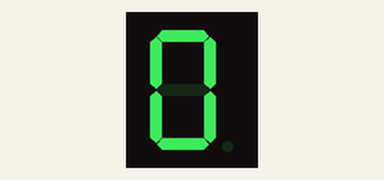
Recording of a sketch running on a simulated Arduino Uno, built with avr-gcc and run on an emulated ATmega328P. On the bench: 1-digit seven-segment display. Wiring (inferred from the names in the program): 1-digit 7-segment display, segments lit when HIGH: segments pin 6, pin 5, pin 4, pin 3, pin 2, pin 1, pin 0. The segment pins are drawn as the display they are named for.

Above: at 0.1 s.
At 0.6 s:
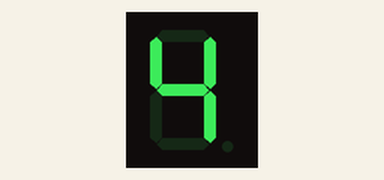
At 1.1 s:
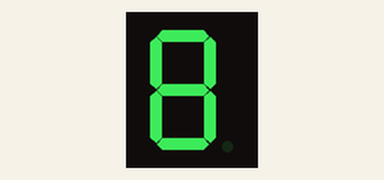

Measured:
- by itself, everything shown: repeats every 1.5 s, in 3 steps
- what the display in image 1 shows lasts 0.5 s, from 0.5 s to 1.0 s

The sketch:

led_7_doan_arduino.ino
```cpp
int a=6, b=5, c=4, d=3,e=2, f=1, g=0;
void setup()
{
  pinMode(a, OUTPUT);
  pinMode(b, OUTPUT);
  pinMode(c, OUTPUT);
  pinMode(d, OUTPUT);
  pinMode(e, OUTPUT);
  pinMode(f, OUTPUT);
  pinMode(g, OUTPUT);
}

void loop()
{
  digitalWrite(a, HIGH);
  digitalWrite(b, HIGH);
  digitalWrite(c, HIGH);
  digitalWrite(d, HIGH);
  digitalWrite(e, HIGH);
  digitalWrite(f, HIGH);
  digitalWrite(g, LOW);
  delay(500);

  digitalWrite(a, LOW);
  digitalWrite(b, HIGH);
  digitalWrite(c, HIGH);
  digitalWrite(d, LOW);
  digitalWrite(e, LOW);
  digitalWrite(f, HIGH);
  digitalWrite(g, HIGH);
  delay(500);

  digitalWrite(a, HIGH);
  digitalWrite(b, HIGH);
  digitalWrite(c, HIGH);
  digitalWrite(d, HIGH);
  digitalWrite(e, HIGH);
  digitalWrite(f, HIGH);
  digitalWrite(g, HIGH);
  delay(500);
}
```
